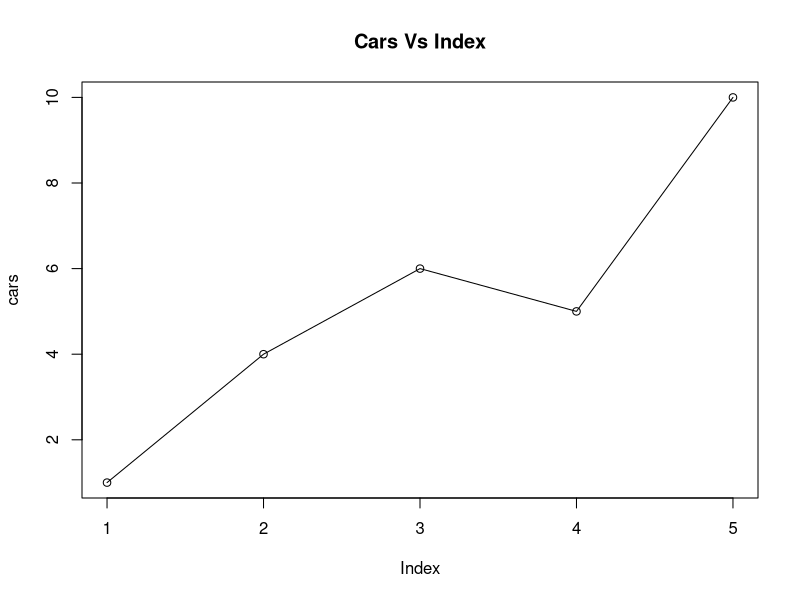
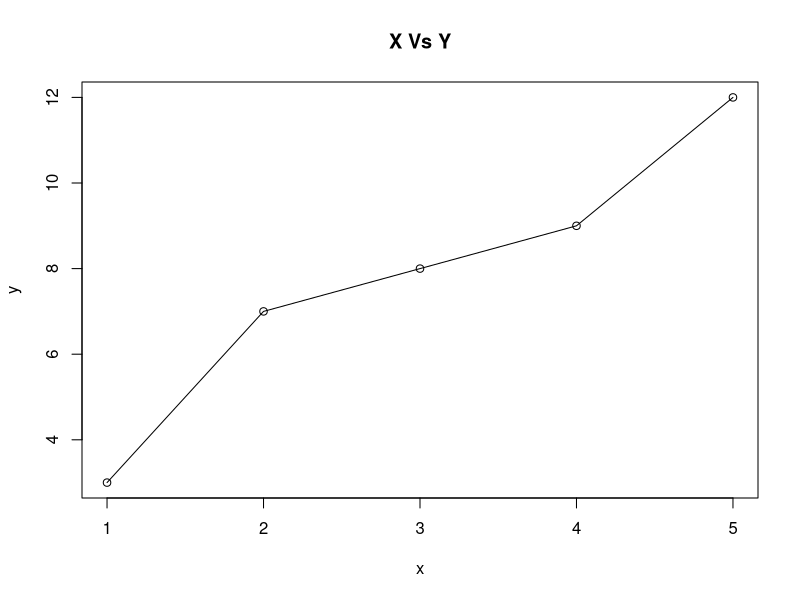
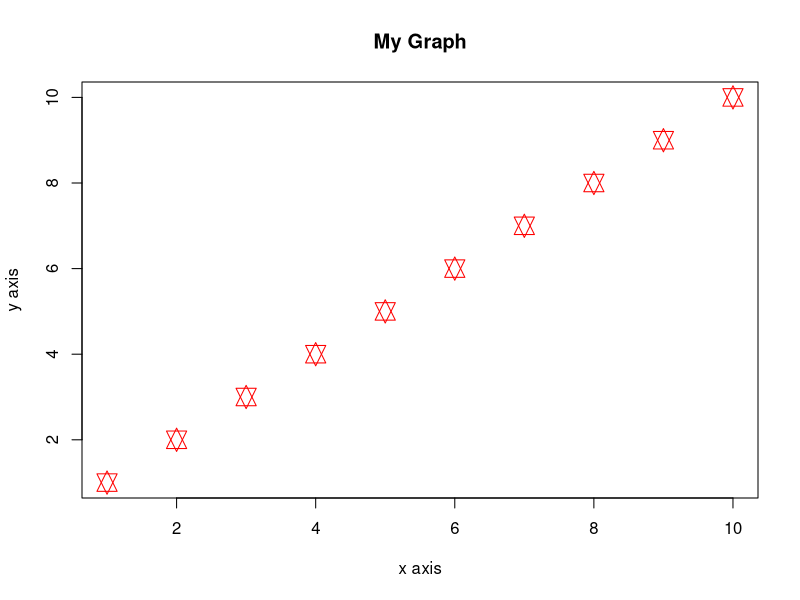

R code for these plots, in order:
cars<-c(1, 4, 6, 5, 10)
plot(cars, type ="o")
title(main = "Cars Vs Index")
x<-c(1,2,3,4,5)
y<-c(3, 7, 8, 9, 12)
plot(x,y, type ="o")
title(main = "X Vs Y")
plot(1:10,  main = "My Graph", xlab = "x axis", ylab = "y axis", col="red", pch=11, cex= 2)
